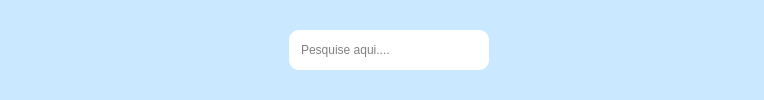
        <widget class="QWidget" name="widget_4" native="true">
         <property name="styleSheet">
          <string notr="true">QWidget{	
	background-color: #cae8ff;
	color: Black;
}
QPushButton{
	color:Black;
	height:30px;
	border: none;
	border-top-left-radius:10px;
	border-bottom-left-radius:10px;
}</string>
         </property>
         <layout class="QGridLayout" name="gridLayout_13">
          <item row="0" column="0">
           <widget class="QPushButton" name="pushButton_Menu">
            <property name="minimumSize">
             <size>
              <width>40</width>
              <height>40</height>
             </size>
            </property>
            <property name="maximumSize">
             <size>
              <width>40</width>
              <height>40</height>
             </size>
            </property>
            <property name="cursor">
             <cursorShape>PointingHandCursor</cursorShape>
            </property>
            <property name="styleSheet">
             <string notr="true">QPushButton{
	border-radius: 10px;
}
QPushButton:checked{
	background-color: rgb(255, 255, 255);
	color:#5CE1E6;
}
</string>
            </property>
            <property name="text">
             <string/>
            </property>
            <property name="icon">
             <iconset resource="../img/imagens.qrc">
              <normaloff>:/icons/icons/menu.png</normaloff>:/icons/icons/menu.png</iconset>
            </property>
            <property name="iconSize">
             <size>
              <width>30</width>
              <height>30</height>
             </size>
            </property>
            <property name="checkable">
             <bool>true</bool>
            </property>
           </widget>
          </item>
          <item row="0" column="1">
           <spacer name="horizontalSpacer_2">
            <property name="orientation">
             <enum>Qt::Horizontal</enum>
            </property>
            <property name="sizeHint" stdset="0">
             <size>
              <width>232</width>
              <height>20</height>
             </size>
            </property>
           </spacer>
          </item>
          <item row="0" column="3">
           <spacer name="horizontalSpacer">
            <property name="orientation">
             <enum>Qt::Horizontal</enum>
            </property>
            <property name="sizeHint" stdset="0">
             <size>
              <width>232</width>
              <height>20</height>
             </size>
            </property>
           </spacer>
          </item>
          <item row="0" column="2">
           <layout class="QHBoxLayout" name="horizontalLayout">
            <property name="spacing">
             <number>0</number>
            </property>
            <item>
             <widget class="QLineEdit" name="input_Seach_Home">
              <property name="minimumSize">
               <size>
                <width>200</width>
                <height>30</height>
               </size>
              </property>
              <property name="styleSheet">
               <string notr="true">QLineEdit{
background-color: white;
max-height:40px;
border-radius:10px;
padding:10px;
}

</string>
              </property>
              <property name="placeholderText">
               <string>Pesquise aqui....</string>
              </property>
             </widget>
            </item>
            <item>
             <widget class="QPushButton" name="pushButton_Seach_Home">
              <property name="cursor">
               <cursorShape>PointingHandCursor</cursorShape>
              </property>
              <property name="text">
               <string/>
              </property>
              <property name="icon">
               <iconset resource="../img/imagens.qrc">
                <normaloff>:/icons/icons/pesquisar.png</normaloff>:/icons/icons/pesquisar.png</iconset>
              </property>
              <property name="iconSize">
               <size>
                <width>30</width>
                <height>30</height>
               </size>
              </property>
             </widget>
            </item>
           </layout>
          </item>
         </layout>
        </widget>
